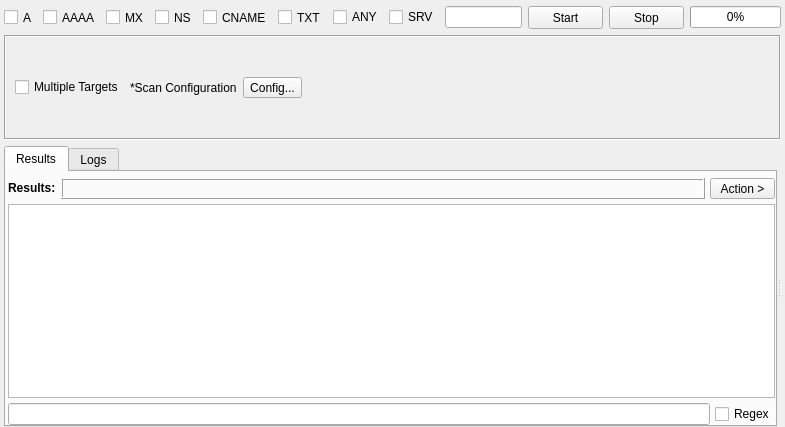
<?xml version="1.0" encoding="UTF-8"?>
<ui version="4.0">
 <class>DNSTool</class>
 <widget class="QWidget" name="DNSTool">
  <property name="geometry">
   <rect>
    <x>0</x>
    <y>0</y>
    <width>785</width>
    <height>427</height>
   </rect>
  </property>
  <property name="windowTitle">
   <string>Form</string>
  </property>
  <property name="styleSheet">
   <string notr="true"/>
  </property>
  <layout class="QVBoxLayout" name="verticalLayout_2">
   <property name="leftMargin">
    <number>4</number>
   </property>
   <property name="topMargin">
    <number>6</number>
   </property>
   <property name="rightMargin">
    <number>4</number>
   </property>
   <property name="bottomMargin">
    <number>0</number>
   </property>
   <item>
    <layout class="QHBoxLayout" name="horizontalLayout_3">
     <item>
      <widget class="QCheckBox" name="checkBoxA">
       <property name="maximumSize">
        <size>
         <width>16777215</width>
         <height>15</height>
        </size>
       </property>
       <property name="text">
        <string>A</string>
       </property>
      </widget>
     </item>
     <item>
      <widget class="QCheckBox" name="checkBoxAAAA">
       <property name="maximumSize">
        <size>
         <width>16777215</width>
         <height>15</height>
        </size>
       </property>
       <property name="text">
        <string>AAAA</string>
       </property>
      </widget>
     </item>
     <item>
      <widget class="QCheckBox" name="checkBoxMX">
       <property name="maximumSize">
        <size>
         <width>16777215</width>
         <height>15</height>
        </size>
       </property>
       <property name="font">
        <font>
         <weight>50</weight>
         <bold>false</bold>
        </font>
       </property>
       <property name="text">
        <string>MX</string>
       </property>
      </widget>
     </item>
     <item>
      <widget class="QCheckBox" name="checkBoxNS">
       <property name="maximumSize">
        <size>
         <width>16777215</width>
         <height>15</height>
        </size>
       </property>
       <property name="font">
        <font>
         <weight>50</weight>
         <bold>false</bold>
        </font>
       </property>
       <property name="text">
        <string>NS</string>
       </property>
      </widget>
     </item>
     <item>
      <widget class="QCheckBox" name="checkBoxCNAME">
       <property name="maximumSize">
        <size>
         <width>16777215</width>
         <height>15</height>
        </size>
       </property>
       <property name="font">
        <font>
         <weight>50</weight>
         <bold>false</bold>
        </font>
       </property>
       <property name="text">
        <string>CNAME</string>
       </property>
      </widget>
     </item>
     <item>
      <widget class="QCheckBox" name="checkBoxTXT">
       <property name="maximumSize">
        <size>
         <width>16777215</width>
         <height>15</height>
        </size>
       </property>
       <property name="font">
        <font>
         <weight>50</weight>
         <bold>false</bold>
        </font>
       </property>
       <property name="text">
        <string>TXT</string>
       </property>
      </widget>
     </item>
     <item>
      <widget class="QCheckBox" name="checkBoxANY">
       <property name="text">
        <string>ANY</string>
       </property>
      </widget>
     </item>
     <item>
      <widget class="QCheckBox" name="checkBoxSRV">
       <property name="text">
        <string>SRV</string>
       </property>
      </widget>
     </item>
     <item>
      <widget class="QLineEdit" name="lineEditTarget"/>
     </item>
     <item>
      <widget class="QPushButton" name="buttonStart">
       <property name="sizePolicy">
        <sizepolicy hsizetype="Fixed" vsizetype="Fixed">
         <horstretch>0</horstretch>
         <verstretch>0</verstretch>
        </sizepolicy>
       </property>
       <property name="minimumSize">
        <size>
         <width>75</width>
         <height>23</height>
        </size>
       </property>
       <property name="styleSheet">
        <string notr="true"/>
       </property>
       <property name="text">
        <string>Start</string>
       </property>
      </widget>
     </item>
     <item>
      <widget class="QPushButton" name="buttonStop">
       <property name="sizePolicy">
        <sizepolicy hsizetype="Fixed" vsizetype="Fixed">
         <horstretch>0</horstretch>
         <verstretch>0</verstretch>
        </sizepolicy>
       </property>
       <property name="minimumSize">
        <size>
         <width>75</width>
         <height>23</height>
        </size>
       </property>
       <property name="styleSheet">
        <string notr="true"/>
       </property>
       <property name="text">
        <string>Stop</string>
       </property>
      </widget>
     </item>
     <item>
      <widget class="QProgressBar" name="progressBar">
       <property name="minimumSize">
        <size>
         <width>0</width>
         <height>0</height>
        </size>
       </property>
       <property name="maximumSize">
        <size>
         <width>16777215</width>
         <height>16777215</height>
        </size>
       </property>
       <property name="styleSheet">
        <string notr="true"/>
       </property>
       <property name="value">
        <number>0</number>
       </property>
      </widget>
     </item>
    </layout>
   </item>
   <item>
    <widget class="QFrame" name="frame">
     <property name="frameShape">
      <enum>QFrame::Box</enum>
     </property>
     <property name="frameShadow">
      <enum>QFrame::Sunken</enum>
     </property>
     <layout class="QHBoxLayout" name="horizontalLayout_4">
      <property name="leftMargin">
       <number>9</number>
      </property>
      <property name="topMargin">
       <number>6</number>
      </property>
      <property name="rightMargin">
       <number>9</number>
      </property>
      <property name="bottomMargin">
       <number>6</number>
      </property>
      <item>
       <widget class="QCheckBox" name="checkBoxMultipleTargets">
        <property name="text">
         <string>Multiple Targets</string>
        </property>
        <property name="checked">
         <bool>false</bool>
        </property>
       </widget>
      </item>
      <item>
       <widget class="QLabel" name="label_4">
        <property name="text">
         <string>*Scan Configuration</string>
        </property>
       </widget>
      </item>
      <item>
       <widget class="QToolButton" name="buttonConfig">
        <property name="minimumSize">
         <size>
          <width>0</width>
          <height>19</height>
         </size>
        </property>
        <property name="styleSheet">
         <string notr="true"/>
        </property>
        <property name="text">
         <string>Config...</string>
        </property>
       </widget>
      </item>
      <item>
       <spacer name="horizontalSpacer">
        <property name="orientation">
         <enum>Qt::Horizontal</enum>
        </property>
        <property name="sizeHint" stdset="0">
         <size>
          <width>159</width>
          <height>13</height>
         </size>
        </property>
       </spacer>
      </item>
     </layout>
    </widget>
   </item>
   <item>
    <widget class="QSplitter" name="splitter">
     <property name="orientation">
      <enum>Qt::Horizontal</enum>
     </property>
     <widget class="QWidget" name="layoutWidget">
      <layout class="QHBoxLayout" name="horizontalLayout_2">
       <item>
        <widget class="QTabWidget" name="tabWidgetResults">
         <property name="styleSheet">
          <string notr="true"/>
         </property>
         <property name="currentIndex">
          <number>0</number>
         </property>
         <widget class="QWidget" name="tabResults">
          <attribute name="title">
           <string>Results</string>
          </attribute>
          <layout class="QVBoxLayout" name="verticalLayout_7">
           <property name="spacing">
            <number>5</number>
           </property>
           <property name="leftMargin">
            <number>2</number>
           </property>
           <property name="topMargin">
            <number>6</number>
           </property>
           <property name="rightMargin">
            <number>0</number>
           </property>
           <property name="bottomMargin">
            <number>0</number>
           </property>
           <item>
            <layout class="QHBoxLayout" name="horizontalLayout_6">
             <item>
              <widget class="QLabel" name="label_5">
               <property name="sizePolicy">
                <sizepolicy hsizetype="Maximum" vsizetype="Maximum">
                 <horstretch>0</horstretch>
                 <verstretch>0</verstretch>
                </sizepolicy>
               </property>
               <property name="font">
                <font>
                 <weight>75</weight>
                 <bold>true</bold>
                </font>
               </property>
               <property name="text">
                <string>Results:</string>
               </property>
              </widget>
             </item>
             <item>
              <widget class="QLabel" name="labelResultsCount">
               <property name="sizePolicy">
                <sizepolicy hsizetype="Preferred" vsizetype="Preferred">
                 <horstretch>0</horstretch>
                 <verstretch>0</verstretch>
                </sizepolicy>
               </property>
               <property name="minimumSize">
                <size>
                 <width>0</width>
                 <height>0</height>
                </size>
               </property>
               <property name="maximumSize">
                <size>
                 <width>16777215</width>
                 <height>16777215</height>
                </size>
               </property>
               <property name="styleSheet">
                <string notr="true"/>
               </property>
               <property name="frameShape">
                <enum>QFrame::Box</enum>
               </property>
               <property name="frameShadow">
                <enum>QFrame::Raised</enum>
               </property>
               <property name="text">
                <string/>
               </property>
              </widget>
             </item>
             <item>
              <widget class="QToolButton" name="buttonAction">
               <property name="sizePolicy">
                <sizepolicy hsizetype="Fixed" vsizetype="Fixed">
                 <horstretch>0</horstretch>
                 <verstretch>0</verstretch>
                </sizepolicy>
               </property>
               <property name="minimumSize">
                <size>
                 <width>65</width>
                 <height>20</height>
                </size>
               </property>
               <property name="font">
                <font>
                 <weight>50</weight>
                 <bold>false</bold>
                </font>
               </property>
               <property name="styleSheet">
                <string notr="true"/>
               </property>
               <property name="text">
                <string>Action &gt;</string>
               </property>
              </widget>
             </item>
            </layout>
           </item>
           <item>
            <widget class="QTreeView" name="treeViewResults">
             <property name="font">
              <font>
               <family>MS Shell Dlg 2</family>
               <pointsize>8</pointsize>
              </font>
             </property>
             <property name="focusPolicy">
              <enum>Qt::NoFocus</enum>
             </property>
             <property name="contextMenuPolicy">
              <enum>Qt::CustomContextMenu</enum>
             </property>
             <property name="styleSheet">
              <string notr="true"/>
             </property>
             <property name="editTriggers">
              <set>QAbstractItemView::NoEditTriggers</set>
             </property>
             <property name="showDropIndicator" stdset="0">
              <bool>false</bool>
             </property>
             <property name="alternatingRowColors">
              <bool>true</bool>
             </property>
             <property name="selectionMode">
              <enum>QAbstractItemView::ExtendedSelection</enum>
             </property>
             <property name="selectionBehavior">
              <enum>QAbstractItemView::SelectItems</enum>
             </property>
             <property name="verticalScrollMode">
              <enum>QAbstractItemView::ScrollPerPixel</enum>
             </property>
             <property name="indentation">
              <number>15</number>
             </property>
             <property name="uniformRowHeights">
              <bool>true</bool>
             </property>
             <property name="sortingEnabled">
              <bool>false</bool>
             </property>
             <attribute name="headerVisible">
              <bool>false</bool>
             </attribute>
             <attribute name="headerCascadingSectionResizes">
              <bool>true</bool>
             </attribute>
             <attribute name="headerMinimumSectionSize">
              <number>50</number>
             </attribute>
             <attribute name="headerDefaultSectionSize">
              <number>200</number>
             </attribute>
            </widget>
           </item>
           <item>
            <layout class="QHBoxLayout" name="horizontalLayout_7">
             <item>
              <widget class="QLineEdit" name="lineEditFilter"/>
             </item>
             <item>
              <widget class="QCheckBox" name="checkBoxRegex">
               <property name="text">
                <string>Regex</string>
               </property>
              </widget>
             </item>
            </layout>
           </item>
          </layout>
         </widget>
         <widget class="QWidget" name="tabLogs">
          <attribute name="title">
           <string>Logs</string>
          </attribute>
          <layout class="QVBoxLayout" name="verticalLayout_8">
           <property name="leftMargin">
            <number>0</number>
           </property>
           <property name="topMargin">
            <number>2</number>
           </property>
           <property name="rightMargin">
            <number>0</number>
           </property>
           <property name="bottomMargin">
            <number>0</number>
           </property>
           <item>
            <widget class="QPlainTextEdit" name="plainTextEditLogs">
             <property name="readOnly">
              <bool>true</bool>
             </property>
            </widget>
           </item>
          </layout>
         </widget>
        </widget>
       </item>
      </layout>
     </widget>
     <widget class="QWidget" name="layoutWidget">
      <layout class="QHBoxLayout" name="horizontalLayout">
       <item>
        <layout class="QVBoxLayout" name="verticalLayout">
         <item>
          <widget class="InputWidget" name="targets" native="true">
           <property name="minimumSize">
            <size>
             <width>0</width>
             <height>100</height>
            </size>
           </property>
          </widget>
         </item>
         <item>
          <widget class="InputWidget" name="srvWordlist" native="true">
           <property name="minimumSize">
            <size>
             <width>0</width>
             <height>100</height>
            </size>
           </property>
          </widget>
         </item>
        </layout>
       </item>
      </layout>
     </widget>
    </widget>
   </item>
  </layout>
 </widget>
 <customwidgets>
  <customwidget>
   <class>InputWidget</class>
   <extends>QWidget</extends>
   <header>src/widgets/InputWidget.h</header>
   <container>1</container>
  </customwidget>
 </customwidgets>
 <resources/>
 <connections/>
</ui>
